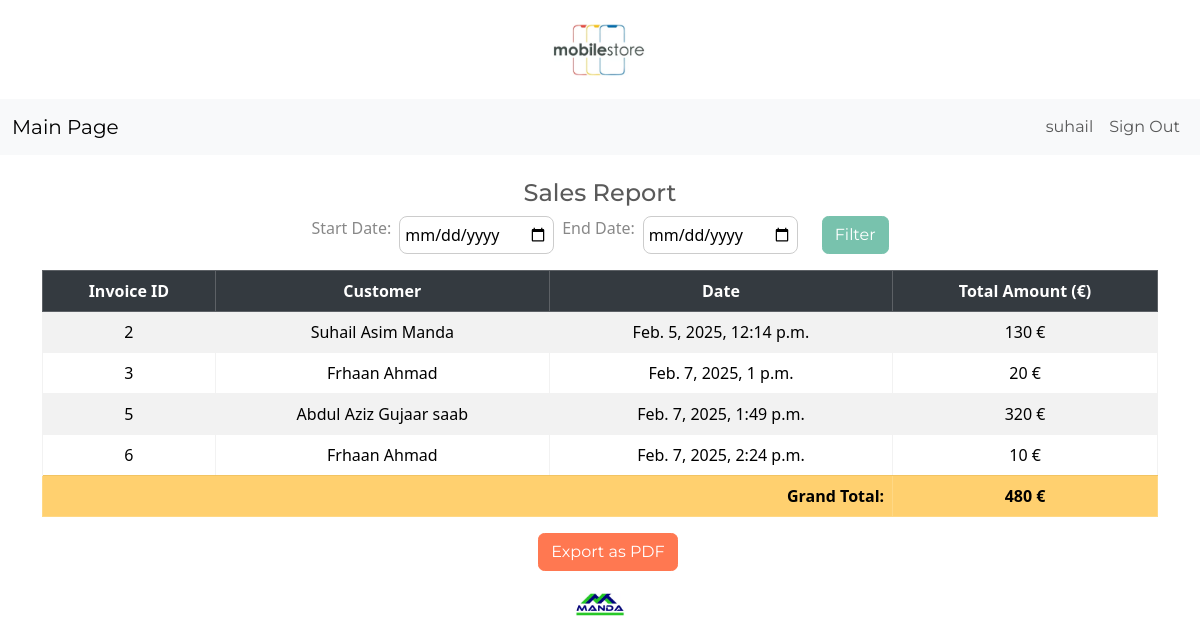
The app's page /sales-report/ (signed in) with its own data.
### inventory/models.py (models this page shows, shortened)
class CustInvoiceData(models.Model):
	customer = models.ForeignKey(CustomerData, on_delete=models.CASCADE)
	phone = models.IntegerField()
	nif = models.CharField(max_length=35, default=0)
	address = models.CharField (max_length=50)
	total_before_iva = models.DecimalField(max_digits=12, decimal_places=2, default=0.00)  # Invoice total before tax
	total_after_iva = models.DecimalField(max_digits=12, decimal_places=2, default=0.00)   # Invoice total after tax
	datein = models.DateTimeField(auto_now_add=True)
	user = models.ForeignKey(User, on_delete=models.CASCADE, blank=True, null=True)

class CustomerData(models.Model):
	cname = models.CharField(max_length=50)
	cnie = models.CharField(max_length=20)
	cphone = models.IntegerField()
	caddress = models.CharField (max_length=50)
	datec = models.DateTimeField(auto_now_add=True)
	user = models.ForeignKey(User, on_delete=models.CASCADE)

### inventory/views.py (the view)
# urls.py: path('sales-report/', sales_report, name='sales_report'),
def sales_report(request):
    start_date_str = request.GET.get("start_date", "")
    end_date_str = request.GET.get("end_date", "")
    sales = CustInvoiceData.objects.filter(user=request.user)
    owner_data = OwnerData.objects.filter(user=request.user).first()
    iva_percentage = Decimal(owner_data.iva if owner_data else 0.0)
    start_date = parse_dates(start_date_str)
    end_date = parse_dates(end_date_str)
    if start_date and end_date:
        start_date = timezone.make_aware(start_date, timezone.get_current_timezone())
        end_date = timezone.make_aware(end_date, timezone.get_current_timezone())
        sales = sales.filter(datein__range=[start_date, end_date])
    sales = sales.annotate(total_amount=Sum("items__total"))
    grand_total = sum(sale.total_amount for sale in sales if sale.total_amount)
    total_after_iva = round(grand_total * (Decimal(1) + iva_percentage / Decimal(100)), 2)
    return render(request, "inventory/sales_report.html", {
        "sales": sales,
        "start_date": start_date,
        "end_date": end_date,
        "grand_total": grand_total,
        "total_after_iva": total_after_iva
    })

### inventory/views.py (called while the page is built)
def parse_dates(date_str):
    for fmt in date_formats:
        try:
            return datetime.strptime(date_str, fmt)
        except ValueError:
            continue
    return None

### inventory/templates/inventory/sales_report.html (shortened to what this page needs)
{% extends 'inventory/base.html' %}
{% load crispy_forms_tags %}
{% block content %}
<div class="container mt-4 text-center">
    <h4>Sales Report</h4>
    <form method="GET" class="d-flex justify-content-center gap-2 mb-3">
        <label>Start Date:</label>
    <input type="date" name="start_date" value="{{ start_date|date:'Y-m-d' }}" style="border-radius: 8px; border: 1px solid #ccc; padding: 5px;">
    <label>End Date:</label>
    <input type="date" name="end_date" value="{{ end_date|date:'Y-m-d' }}" style="border-radius: 8px; border: 1px solid #ccc; padding: 5px;" >
    <button type="submit" class="btn btn-primary ms-3">Filter</button>
    </form>
    <div class="table-responsive">
        <table class="table table-bordered table-striped">
            <thead class="table-dark">
                <tr>
                    <th>Invoice ID</th>
                    <th>Customer</th>
                    <th>Date</th>
                    <th>Total Amount (€)</th>
                </tr>
            </thead>
            <tbody>
                {% for sale in sales %}
                <tr>
                    <td>{{ sale.id }}</td>
                    <td>{{ sale.customer.cname }}</td>
                    <td>{{ sale.datein }}</td>
                    <td>{{ sale.total_amount|default:0 }} €</td>
                </tr>
                {% empty %}
                <tr><td colspan="4" class="text-center">No sales found for this period.</td></tr>
                {% endfor %}
                <tr class="table-warning fw-bold">
                    <td colspan="3" class="text-end">Grand Total:</td>
                    <td>{{ grand_total|default:0 }} €</td>
                </tr>
            </tbody>
        </table>
    </div>
<a href="{% url 'export_sales_report_pdf' %}?start_date={{ start_date|date:'Y-m-d' }}&end_date={{ end_date|date:'Y-m-d' }}" class="btn btn-danger ms-3" target="_blank">
    Export as PDF
</a>
</div>
{% endblock %}

### inventory/templates/inventory/navigation.html (shortened to what this page needs)
<nav class="navbar navbar-expand-lg bg-light">
	<div class="container-fluid">
		<a class="navbar-brand" href="{% url 'index' %}">Main Page</a>
		<div class="collapse navbar-collapse justify-content-end" id="navbarNav">
			<ul class="navbar-nav">
				{% if user.is_authenticated %}
					<li class="nav-item">
						<a class="nav-link" href="#">{{ user.username }}</a>
					</li>
					<li class="nav-item">
						<a class="nav-link" href="{% url 'logout' %}">Sign Out</a>
					</li>
				{% endif %}
			</ul>
		</div>
	</div>
</nav>

### records on screen
CustInvoiceData: id "2", customer.cname "Suhail Asim Manda", datein "Feb. 5, 2025, 12:14 p.m.", total_amount "130"
CustInvoiceData: id "3", customer.cname "Frhaan Ahmad", datein "Feb. 7, 2025, 1 p.m.", total_amount "20"
CustInvoiceData: id "5", customer.cname "Abdul Aziz Gujaar saab", datein "Feb. 7, 2025, 1:49 p.m.", total_amount "320"
CustInvoiceData: id "6", customer.cname "Frhaan Ahmad", datein "Feb. 7, 2025, 2:24 p.m.", total_amount "10"

### other values on screen
{{ user.username }} "suhail"
{{ grand_total|default:0 }} "480"
